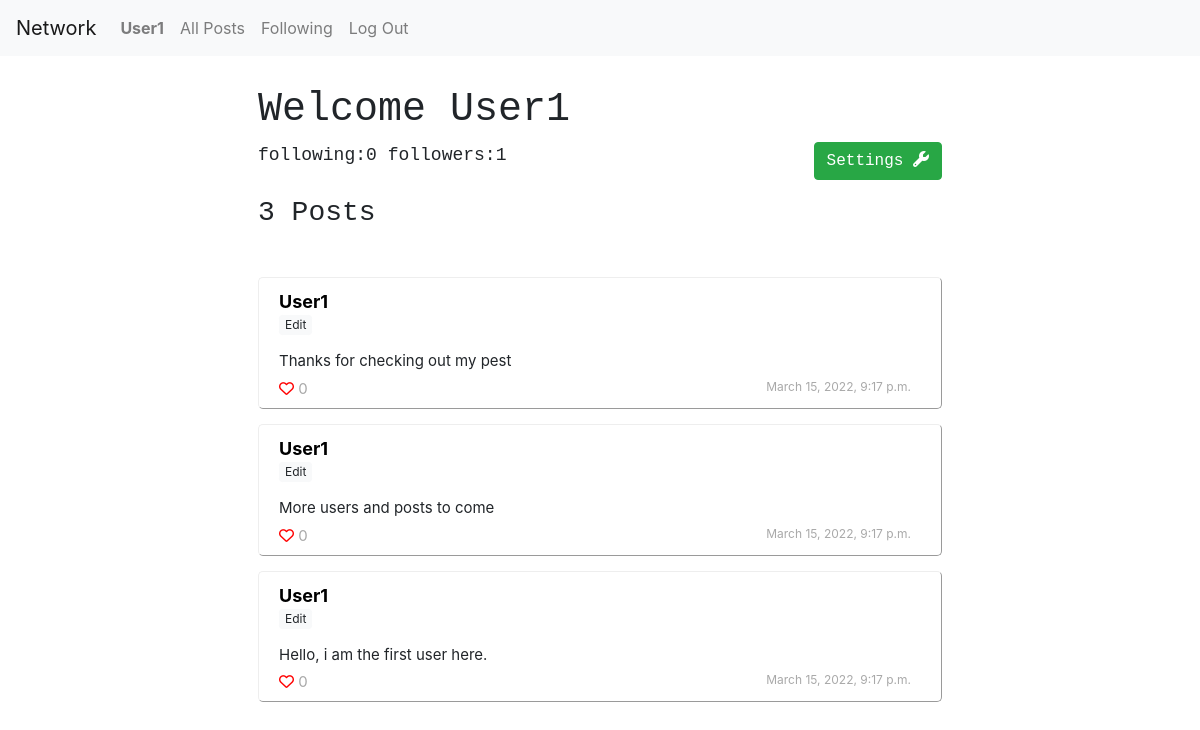
Page /profile (signed in) on the earlier database version.
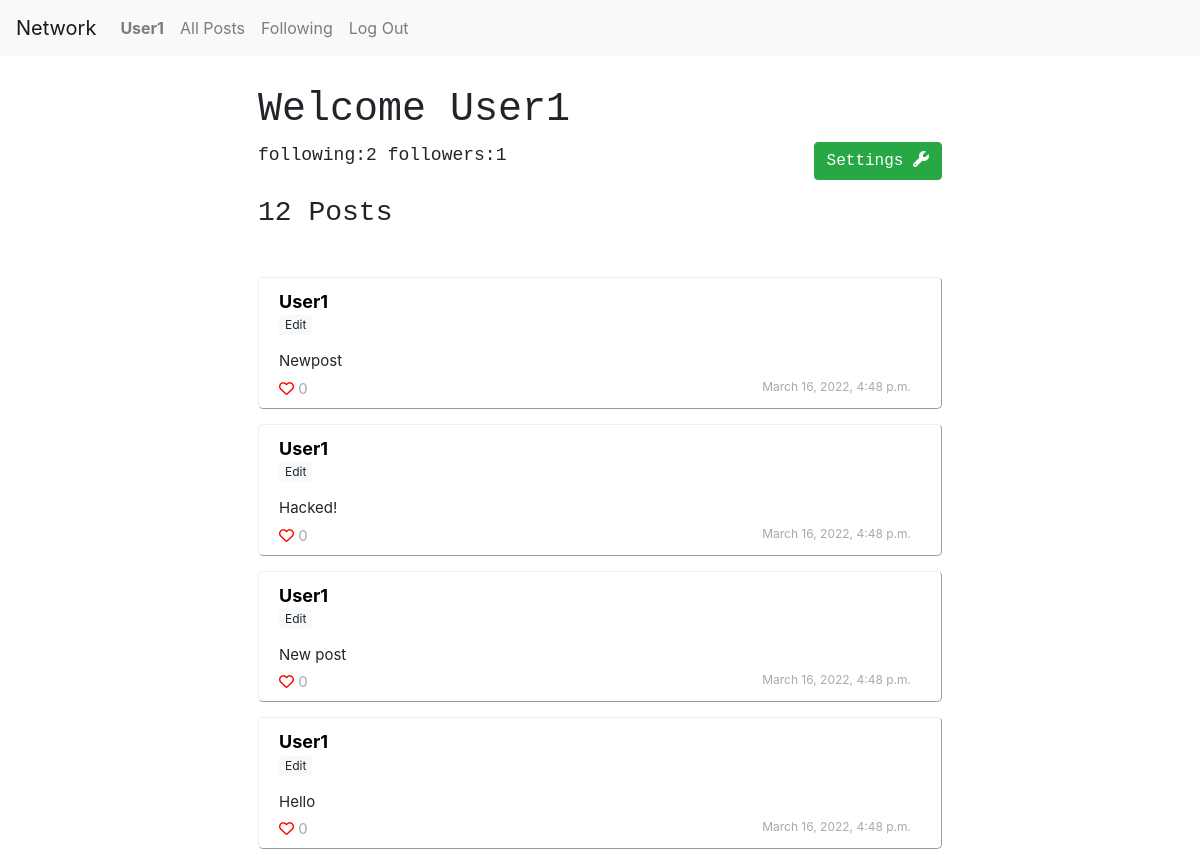
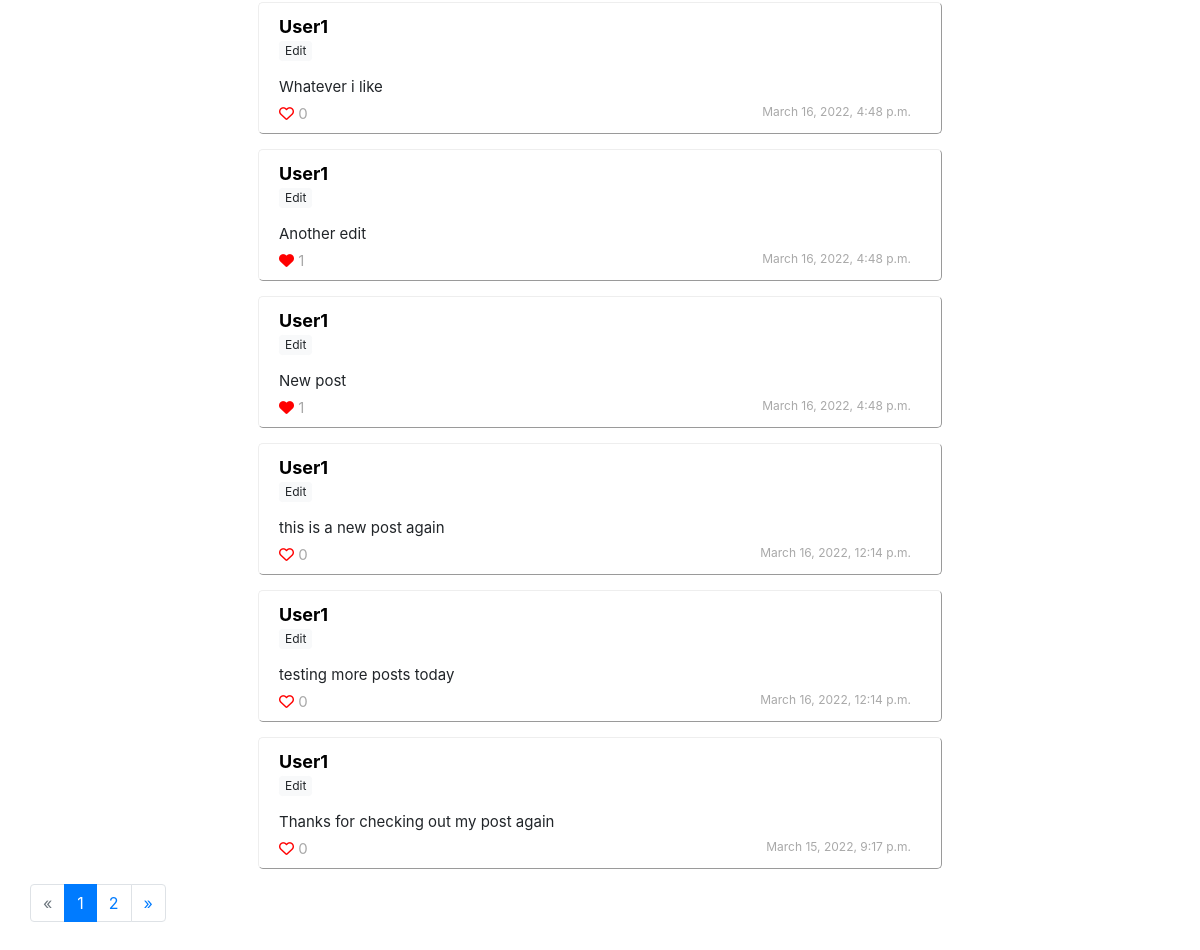
Same page on the later database version (2 pictures, top to bottom).
### network/models.py (models this page shows, shortened)
class Posts(models.Model):
    content = models.CharField(max_length=200)
    poster = models.ForeignKey(User, on_delete=models.CASCADE, related_name="posts")
    likes = models.IntegerField(default=0)
    date = models.DateTimeField(default=timezone.now())
    likers = models.ManyToManyField(User, blank=True, related_name="posts_liked")
    def __str__(self):
        return f" \n Post: {self.content} by {self.poster} \n  {self.likers.all().count()} likes"

class User(AbstractUser, models.Model):
    followings = models.ManyToManyField('self', related_name="followers", symmetrical=False)
    def __str__(self):
        return f"{self.username} Posts { self.posts.all().count()} follows: {self.followings.all().count()} followers:{self.followers.all().count()} "

### network/views.py (the view)
# urls.py: path("profile", views.profile, name="profile"),
def profile(request):
    user = request.user
    posts = user.posts.all().order_by("-id")
    posts_count = posts.count()
    num_following = user.followings.all().count()
    num_followers = user.followers.all().count()
    current_page = request.GET.get('page', 1)
    page = paginate(posts, current_page)
    return render(request, "network/profile.html", {
        "posts": page,
        "user": user,
        "num_followers": num_followers,
        "num_following": num_following,
        "posts_count": posts_count
        })

### network/templatetags/load_functions.py (called while the page is built)
@register.filter
def likers(postid):
	post = Posts.objects.filter(id=postid)[0]
	return post.likers.all()

### network/views.py (called while the page is built)
def paginate(posts, current_page):
    paginator = Paginator(posts, 10)
    try:
        page = paginator.page(current_page)
    except PageNotAnInteger:
        page = paginator.page(1)
    except EmptyPage:
        page = paginator.page(paginator.num_pages)
    return page

### network/templates/network/profile.html (shortened to what this page needs)
{% extends "network/layout.html" %}
{% block body %}
{% load load_functions %}
     {% if user.is_authenticated %}
     <div class="followboard">
        <h1> Welcome {{user.username.capitalize}}</h1>
         <a> following:{{ num_following }} </a>
         <a> followers:{{ num_followers }}</a> <a class="btn btn-success"style="color: white; float: right;"> Settings <i class="fa-solid fa-wrench"></i></a>
         <br><br>
         <h3> {{ posts_count}} Posts</h3>
     </div>
    <div class="postcontainer">
        <br>
        {% for post in posts %}
        <div class="posts  {%if post.poster.id == user.id%} mypost{% endif %}" >
            <div class="posthead">
                <div class="poster">
                    <a class="postername {%if post.poster.id == user.id%} me{% endif %}" href="{% url 'user' post.poster.username %}"> {{post.poster.username.capitalize}}</a>
                    <div class="edit">
                        {% if post.poster.id == user.id %}
                        <button class="editlink btn btn-light btn-sm btn-sml" style="font-size: 12px; padding: 0px 5px;"> Edit </button>
                        {% endif %}
                        </div>
                </div><div class="postcontent" data-postid="{{post.id}}">
                    <a> {{post.content.capitalize}}</a>
                </div>
            </div>
            <div class="postbody">
                <div class="like">
                    <span class="likebutton" data-userid="{{user.id}}" data-postid={{post.id}}>
                        {% if user in post.id|likers %}
                        <i class="fa-solid fa-heart"></i>
                        {% else %}
                        <i class="far fa-heart"></i>
                        {% endif %}
                    </span><a class="postlikesnum" style="color: darkgrey"> {{post.likes}}</a>
                </div>
                <div class="date">
                    {{post.date}}
                </div>
            </div>
        </div>
        {% empty %}
        <h3> No Posts</h3>
        {% endfor %}
    </div>
    {% if posts.has_other_pages %}
    <ul class="pagination">
    {% if posts.has_previous %}
      <li class="page-item">
        <a class="page-link" href="?page={{posts.previous_page_number}}" aria-label="Previous">&laquo;</a>
    </li>
    {% else %}
      <li class="page-item disabled"><span class="page-link">&laquo;</span></li>
    {% endif %}
    {% for i in posts.paginator.page_range %}
      {% if posts.number == i %}
        <li class="page-item active"><span class="page-link">{{ i }} <span class="sr-only">(current)</span></span></li>
      {% else %}
        <li class="page-item"><a class="page-link" href="?page={{ i }}">{{ i }}</a></li>
      {% endif %}
    {% endfor %}
    {% if posts.has_next %}
      <li class="page-item"><a class="page-link" href="?page={{ posts.next_page_number }}">&raquo;</a></li>
    {% else %}
      <li class="page-item disabled"><span class="page-link">&raquo;</span></li>
    {% endif %}
    </ul>
    {% endif %}
      {% endif %} -->
{% endblock %}

Differences in the rows shown:
no longer on this page (row edited): Posts: poster.username "User1", content "More users and posts to come", likes "0", date "March 15, 2022, 9:17 p.m."
no longer on this page (row edited): Posts: poster.username "User1", content "Hello, i am the first user here.", likes "0", date "March 15, 2022, 9:17 p.m."
added Posts: poster.username "User1", content "Newpost", likes "0", date "March 16, 2022, 4:48 p.m."
added Posts: poster.username "User1", content "Hacked!", likes "0", date "March 16, 2022, 4:48 p.m."
added Posts: poster.username "User1", content "New post", likes "0", date "March 16, 2022, 4:48 p.m."
added Posts: poster.username "User1", content "Hello", likes "0", date "March 16, 2022, 4:48 p.m."
added Posts: poster.username "User1", content "Whatever i like", likes "0", date "March 16, 2022, 4:48 p.m."
added Posts: poster.username "User1", content "Another edit", likes "1", date "March 16, 2022, 4:48 p.m."
added Posts: poster.username "User1", content "New post", likes "1", date "March 16, 2022, 4:48 p.m."
added Posts: poster.username "User1", content "this is a new post again", likes "0", date "March 16, 2022, 12:14 p.m."
added Posts: poster.username "User1", content "testing more posts today", likes "0", date "March 16, 2022, 12:14 p.m."
changed Posts: content "Thanks for checking out my pest" → "Thanks for checking out my post again"
Other differences:
{{ num_following }}: "0" → "2"
{{ posts_count }}: "3" → "12"
new list line: "1"
new list line: "2"
